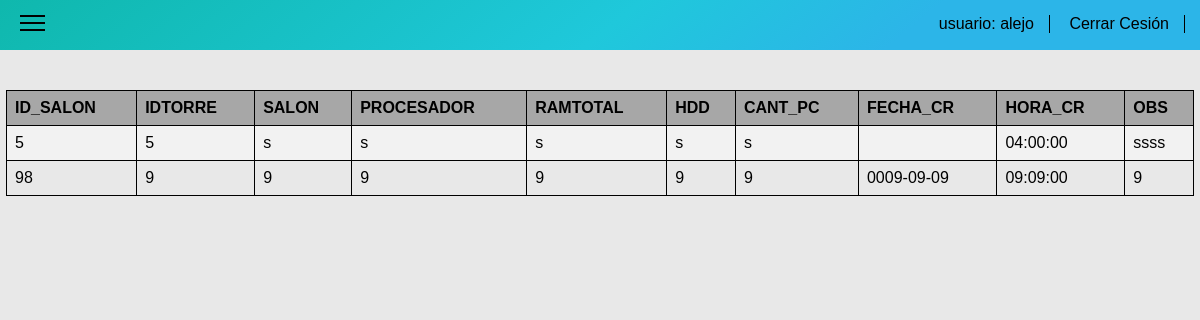
The app's page /index/pc_salones_consultar.php (signed in) with its own data.
### tables this page shows
CREATE TABLE IF NOT EXISTS `pc_salones` (
`ID_SALON` int(11) NOT NULL,
  `IDTORRE` int(11) NOT NULL,
  `SALON` varchar(50) DEFAULT NULL,
  `PROCESADOR` varchar(60) DEFAULT NULL,
  `RAMTOTAL` varchar(10) DEFAULT NULL,
  `HDD` varchar(20) DEFAULT NULL,
  `CANT_PC` varchar(2) DEFAULT NULL,
  `FECHA_CR` date DEFAULT NULL,
  `HORA_CR` time DEFAULT NULL,
  `OBS` varchar(200) DEFAULT NULL
);

### index/pc_salones_consultar.php (the view, shortened to what this page needs)
<!DOCTYPE html>
<html>
<head>
  <link rel="stylesheet" type="text/css" href="../css/normalize.css">
  <link rel="stylesheet" type="text/css" href="../css/index.css">
</head>
<body>
<?php
$nom=$_SESSION['usuario'];
?>
<nav class="menu">
<ul class="ul-top">
    <li class="menu-ham" onclick="myFunction()">
      <div  class="menu-top"></div>
      <div></div>
      <div class="menu-bottom"></div>
    </li>
    <li class="li-top">
      <span class="usu"><a href="index.php">usuario: <?php echo "$nom" ?></a></span>
    </li>
    <li class="li-top" id="li-top">
      <span class=""><a href="../desconectar.php">Cerrar Cesión</a></span>
    </li>
  </ul>
</nav>
<div class="contenedor" id="contenedor">
  <div class="con-table">
   <?php require '../conectar.php';?>
<?php
$sql = "SELECT ID_SALON,IDTORRE,SALON,PROCESADOR,RAMTOTAL,HDD,CANT_PC,FECHA_CR,HORA_CR,OBS FROM pc_salones";
$result = $conexion->query($sql);
if ($result->num_rows > 0) {
     echo "<table><tr><th>ID_SALON</th><th>IDTORRE</th><th>SALON</th>
     <th>PROCESADOR</th><th>RAMTOTAL</th><th>HDD</th>
     <th>CANT_PC</th><th>FECHA_CR</th><th>HORA_CR</th><th>OBS</th>
     </tr>";
     while($row = $result->fetch_assoc()) {
         echo "<tr>
         <td>" . $row["ID_SALON"]. "</td>
         <td>" . $row["IDTORRE"]."</td>
         <td>" . $row["SALON"]."</td>
         <td>" . $row["PROCESADOR"]."</td>
         <td>" . $row["RAMTOTAL"]."</td>
         <td>" . $row["HDD"]."</td>
         <td>" . $row["CANT_PC"]."</td>
         <td>" . $row["FECHA_CR"]."</td>
         <td>" . $row["HORA_CR"]."</td>
         <td>" . $row["OBS"].
          "</td></tr>";
     }
     echo "</table>";
} else {
     echo "0 results";
}
?>
  </div>
</div>
</body>
</html>

### css/index.css (style rules this page uses)
.menu { position: absolute; width: 100%; background:linear-gradient(141deg, #0fb8ad 0%, #1fc8db 51%, #2cb5e8 75%); height: 50px; z-index: 1; }
.ul-top { list-style-type: none; margin: 0; padding: 0; text-align: right; }
.li-top { display: inline-block; margin-right: 15px; height: 50px; }
.li-top span { display: inline-block; margin-top: 15px; border-right: 1px solid; padding-right: 10px; }
.li-top span a { text-decoration: none; color: black ; margin-right: 5px; }
.menu-ham { position: absolute; margin-left: 20px; width: 25px; margin-top: 10px; cursor:pointer; }
.menu-ham div { display: block; background-color: black; width: 25px; height: 2px; margin-top: 5px; }
.contenedor { width: 100%; height: 100%; background-color: #E8E8E8; position: absolute; transition: all 0.5s ease-out; -webkit-transition: all 0.5s ease-out; -moz-transition: all 0.5s ease-out; overflow-y: scroll; }
.con-table { overflow-x:auto; margin-top: 90px }
table { border-collapse: collapse; width: 99%; margin-left: 6px; }
table, td, th { border: 1px solid black; text-align: left; }
th { background-color: rgba(68, 68, 68, 0.4); }
th, td { text-align: left; padding: 8px; }
tr:nth-child(even) { background-color: #f2f2f2 }

### records on screen
pc_salones: ID_SALON "5", IDTORRE "5", SALON "s", PROCESADOR "s", RAMTOTAL "s", HDD "s", CANT_PC "s", HORA_CR "04:00:00", OBS "ssss"
pc_salones: ID_SALON "98", IDTORRE "9", SALON "9", PROCESADOR "9", RAMTOTAL "9", HDD "9", CANT_PC "9", FECHA_CR "0009-09-09", HORA_CR "09:09:00", OBS "9"

### other values on screen
$nom "alejo"
